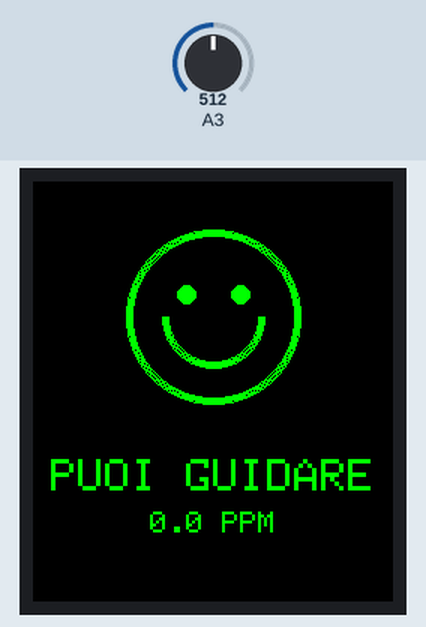
Simulated run of this sketch. Board: Arduino Zero (SAMD21). Parts: 240×280 colour display. Inputs (shaded band) come from the test bench; at power-on: A3 = 512 (analog values on the 0–1023 scale). What the sketch prints to the serial monitor is not drawn.

Above: at 4.0 s.
4.1 s: A3 set to 530
At 5.6 s:
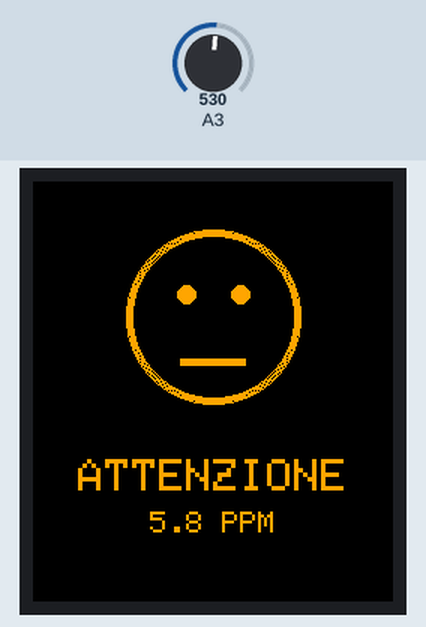
5.9 s: A3 set to 716
At 6.6 s:
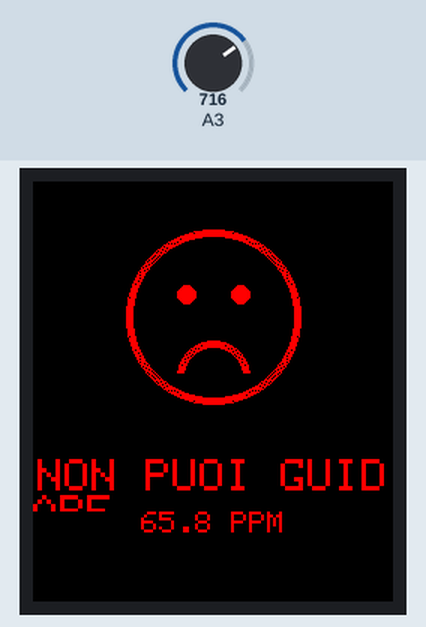
7.7 s: A3 set to 511
At 8.5 s:
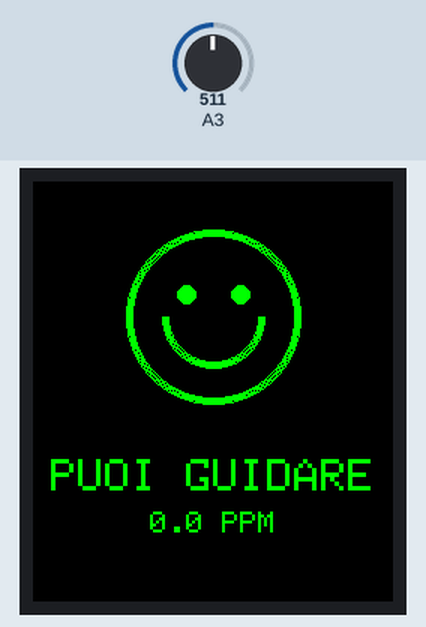
Timing chart, 0 to 10.7 s (numbered marks = the images above; inputs shaded):
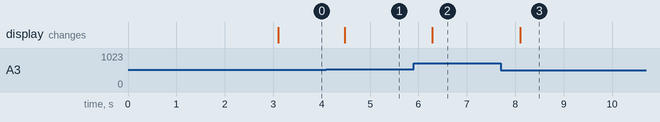

The sketch:

zeroscuse-watch.ino
```cpp
#include <Adafruit_GFX.h>
#include <Adafruit_ST7789.h>
#include <SPI.h>

// PIN CODECELL C3
#define SENSOR_PIN 3

#define TFT_CS    6
#define TFT_DC    5
#define TFT_RST   7

#define TFT_MOSI  8
#define TFT_SCLK  9

Adafruit_ST7789 tft = Adafruit_ST7789(TFT_CS, TFT_DC, TFT_RST);

int x = 120;
int y = 90;

float offsetADC = 0;

// SOGLIE PROVVISORIE - DA CALIBRARE
const float SOGLIA_ARANCIONE = 3.0;
const float SOGLIA_ROSSA = 6.0;

// Sensibilita teorica - da verificare
const float PPM_PER_ADC = 0.0806;

// Colore arancione RGB565
const uint16_t COLOR_ORANGE = 0xFD20;

// Gestione dello stato
enum ScreenState {
  STATE_NONE,
  STATE_GREEN,
  STATE_ORANGE,
  STATE_RED
};

ScreenState currentState = STATE_NONE;
float lastPpmDisplayed = -1.0;

// ---------------------
// LETTURA ADC FILTRATA
// ---------------------

float readADC()
{
  long sum = 0;

  for (int i = 0; i < 64; i++)
  {
    sum += analogRead(SENSOR_PIN);
    delay(2);
  }

  return (float)sum / 64.0;
}

// ---------------------
// TESTO CENTRATO
// ---------------------

void drawCenteredText(const char* testo, uint16_t color)
{
  tft.setTextColor(color, ST77XX_BLACK);
  tft.setTextSize(3);

  int16_t x1, y1;
  uint16_t w, h;

  tft.getTextBounds(testo, 0, 0, &x1, &y1, &w, &h);

  int textX = (240 - w) / 2 - x1;
  int textY = 185;

  tft.setCursor(textX, textY);
  tft.print(testo);
}

// ---------------------
// FACCINA ROSSA
// ---------------------

void showRed(float ppm)
{
  // Pulisce l'area della faccia
  tft.fillCircle(x, y, 60, ST77XX_BLACK);

  // Bocca triste
  for (int i = 0; i < 5; i++) {
    tft.drawCircle(x, y + 40, 20 + i, ST77XX_RED);
  }

  // Copre la meta inferiore della bocca
  tft.fillRect(x - 40, y + 38, 80, 30, ST77XX_BLACK);

  // Occhi
  tft.fillCircle(x - 18, y - 15, 6, ST77XX_RED);
  tft.fillCircle(x + 18, y - 15, 6, ST77XX_RED);

  // Contorno della faccia
  for (int i = 0; i < 5; i++) {
    tft.drawCircle(x, y, 54 + i, ST77XX_RED);
  }

  drawCenteredText("NON PUOI GUIDARE", ST77XX_RED);
}

// ---------------------
// FACCINA ARANCIONE
// ---------------------

void showOrange(float ppm)
{
  // Pulisce l'area della faccia
  tft.fillCircle(x, y, 60, ST77XX_BLACK);

  // Bocca neutra - linea orizzontale
  for (int i = 0; i < 5; i++) {
    tft.drawFastHLine(x - 22, y + 28 + i, 44, COLOR_ORANGE);
  }

  // Occhi
  tft.fillCircle(x - 18, y - 15, 6, COLOR_ORANGE);
  tft.fillCircle(x + 18, y - 15, 6, COLOR_ORANGE);

  // Contorno della faccia
  for (int i = 0; i < 5; i++) {
    tft.drawCircle(x, y, 54 + i, COLOR_ORANGE);
  }

  drawCenteredText("ATTENZIONE", COLOR_ORANGE);
}

// ---------------------
// FACCINA VERDE
// ---------------------

void showGreen(float ppm)
{
  // Pulisce l'area della faccia
  tft.fillCircle(x, y, 60, ST77XX_BLACK);

  // Bocca sorridente
  for (int i = 0; i < 5; i++) {
    tft.drawCircle(x, y, 30 + i, ST77XX_GREEN);
  }

  // Copre la meta superiore della bocca
  tft.fillRect(x - 40, y - 35, 80, 35, ST77XX_BLACK);

  // Occhi
  tft.fillCircle(x - 18, y - 15, 6, ST77XX_GREEN);
  tft.fillCircle(x + 18, y - 15, 6, ST77XX_GREEN);

  // Contorno della faccia
  for (int i = 0; i < 5; i++) {
    tft.drawCircle(x, y, 54 + i, ST77XX_GREEN);
  }

  drawCenteredText("PUOI GUIDARE", ST77XX_GREEN);
}

// ---------------------
// AGGIORNAMENTO PPM
// ---------------------

void updatePPM(float ppm, uint16_t color)
{
  tft.fillRect(0, 220, 240, 30, ST77XX_BLACK);

  String valStr = String(ppm, 1) + " PPM";

  tft.setTextSize(2);
  tft.setTextColor(color, ST77XX_BLACK);

  int16_t x1, y1;
  uint16_t w, h;

  tft.getTextBounds(valStr, 0, 0, &x1, &y1, &w, &h);

  int valX = (240 - w) / 2 - x1;

  tft.setCursor(valX, 220);
  tft.print(valStr);
}

// ---------------------
// SETUP
// ---------------------

void setup()
{
  Serial.begin(115200);

  SPI.begin(TFT_SCLK, -1, TFT_MOSI, TFT_CS);
  analogReadResolution(12);

  tft.init(240, 280);
  tft.enableDisplay(true);
  tft.writeCommand(ST77XX_SLPOUT);

  delay(120);

  tft.writeCommand(ST77XX_DISPON);
  tft.setRotation(0);
  tft.fillScreen(ST77XX_BLACK);

  // Calibrazione offset iniziale
  // Eseguire solo con sensore a riposo
  long sum = 0;

  for (int i = 0; i < 500; i++)
  {
    sum += analogRead(SENSOR_PIN);
    delay(5);
  }

  offsetADC = sum / 500.0;

  Serial.print("Offset ADC = ");
  Serial.println(offsetADC, 2);
}

// ---------------------
// LOOP PRINCIPALE
// ---------------------

void loop()
{
  float adc = readADC();

  float adcNet = adc - offsetADC;

  if (adcNet < 0) {
    adcNet = 0;
  }

  float ppm = adcNet * PPM_PER_ADC;

  // Monitor seriale
  Serial.print("ADC = ");
  Serial.print(adc, 2);

  Serial.print("   PPM = ");
  Serial.println(ppm, 2);

  ScreenState newState;
  uint16_t currentColor;

  // Selezione dello stato
  if (ppm < SOGLIA_ARANCIONE)
  {
    newState = STATE_GREEN;
    currentColor = ST77XX_GREEN;
  }
  else if (ppm < SOGLIA_ROSSA)
  {
    newState = STATE_ORANGE;
    currentColor = COLOR_ORANGE;
  }
  else
  {
    newState = STATE_RED;
    currentColor = ST77XX_RED;
  }

  // Aggiorna tutta l'interfaccia
  // soltanto quando cambia lo stato
  if (newState != currentState)
  {
    currentState = newState;

    // Pulisce completamente faccia e testo
    tft.fillCircle(x, y, 60, ST77XX_BLACK);
    tft.fillRect(0, 175, 240, 80, ST77XX_BLACK);

    if (currentState == STATE_GREEN)
    {
      showGreen(ppm);
    }
    else if (currentState == STATE_ORANGE)
    {
      showOrange(ppm);
    }
    else
    {
      showRed(ppm);
    }

    updatePPM(ppm, currentColor);
    lastPpmDisplayed = ppm;
  }

  // Aggiorna solo il numero se cambia
  else if (fabsf(ppm - lastPpmDisplayed) >= 0.1f)
  {
    updatePPM(ppm, currentColor);
    lastPpmDisplayed = ppm;
  }

  delay(300);
}
```

Measured:
- the behaviour switches between 521 and 522 on A3 (found by bisection; images 0 and 1)
- after the input at 4.1 s, the display: changes after 0.37 s (image 1)
- after the input at 5.9 s, the display: changes after 0.39 s (image 2)
- after the input at 7.7 s, the display: changes after 0.40 s (image 3)
